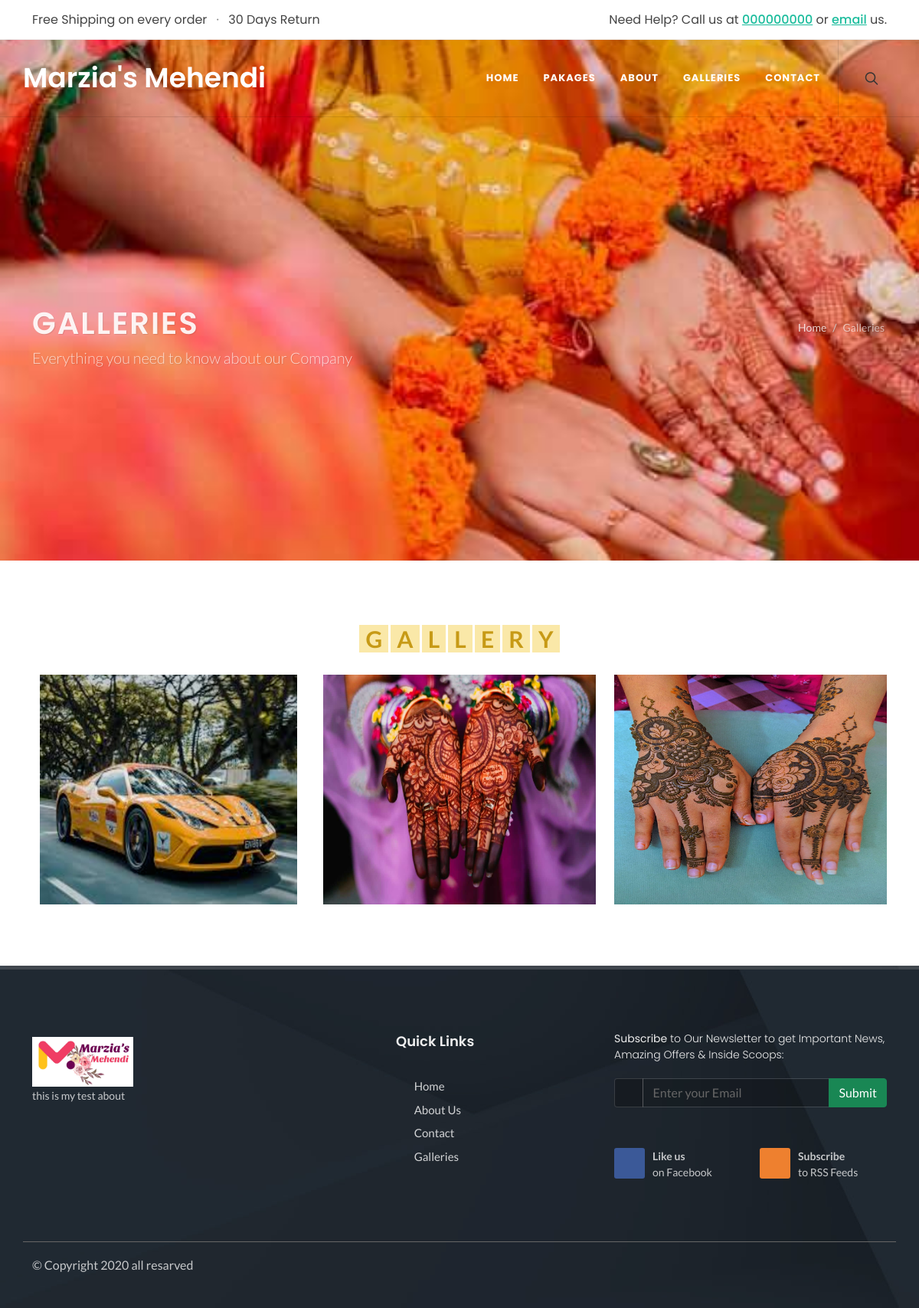
The page /allgallery.php on the database its author committed.
### tables this page shows
CREATE TABLE `default_setting` (
  `id` int(11) NOT NULL,
  `title` varchar(255) DEFAULT NULL,
  `about` longtext DEFAULT NULL,
  `email` varchar(255) DEFAULT NULL,
  `phone` varchar(255) DEFAULT NULL,
  `fb` varchar(255) DEFAULT NULL,
  `twitter` varchar(255) DEFAULT NULL,
  `google` varchar(255) DEFAULT NULL,
  `address` longtext DEFAULT NULL,
  `instagram` varchar(255) DEFAULT NULL,
  `youtube` varchar(255) DEFAULT NULL,
  `linkedin` varchar(255) DEFAULT NULL,
  `logo` varchar(255) DEFAULT NULL,
  `bodybackground` varchar(255) DEFAULT NULL,
  `copyright` varchar(255) DEFAULT NULL,
  `fb_page` varchar(255) DEFAULT NULL
);

CREATE TABLE `gallery` (
  `id` bigint(20) NOT NULL,
  `name` varchar(255) DEFAULT NULL,
  `description` longtext DEFAULT NULL,
  `image` varchar(255) DEFAULT NULL
);

### classes/defaultSettings.php (called while the page is built, shortened)
<?php
$filepath = realpath(dirname(__FILE__));
include_once($filepath . '/../lib/database.php');
?>
<?php
class defaultSettings
{
    private $db;
    public function __construct()
    {
        $this->db = new Database();
    }
    public function showById($id)
    {
        $query = "SELECT * FROM default_setting LIMIT 1";
        $result = $this->db->select($query);
        return $result;
    }
}
?>

### lib/database.php (called while the page is built, shortened)
<?php
class Database
{
  public $host   = DB_HOST;
  public $user   = DB_USER;
  public $pass   = DB_PASS;
  public $dbname = DB_NAME;
  public $link;
  private function connectDB()
  {
    $this->link = new mysqli(
      $this->host,
      $this->user,
      $this->pass,
      $this->dbname
    );
  }
  public function select($query)
  {
    $result = $this->link->query($query) or
      die($this->link->error . __LINE__);
    if ($result->num_rows > 0) {
      return $result;
    } else {
      return false;
    }
  }
}

### classes/Galleries.php (called while the page is built, shortened)
<?php
$filepath = realpath(dirname(__FILE__));
include_once($filepath . '/../lib/database.php');
?>
<?php
class Galleries
{
    private $db;
    public function __construct()
    {
        $this->db = new Database();
    }
    public function show()
    {
        $query = "SELECT * FROM gallery order by id DESC";
        $result = $this->db->select($query);
        return $result;
    }
}
?>

### allgallery.php (the view, shortened to what this page needs)
<?php include "inc/header.php"; ?>
<section id="page-title" class="page-title-parallax page-title-dark include-header" style="padding: 250px 0; background-image: url('assets/images/d1.jpg'); background-size: cover; background-position: center center;" data-bottom-top="background-position:0px 400px;" data-top-bottom="background-position:0px -500px;">
    <div class="container clearfix">
        <h1>Galleries</h1>
        <span>Everything you need to know about our Company</span>
        <ol class="breadcrumb">
            <li class="breadcrumb-item"><a href="index.php">Home</a></li>
            <li class="breadcrumb-item active" aria-current="page">Galleries</li>
        </ol>
    </div>
</section>
<section id="content">
    <div class="content-wrap">
        <div class="container clearfix">
            <div class="row">
                <div class="col-12 text-center">
                    <div class="section_heading--area mb-4">
                        <span>G</span>
                        <span>A</span>
                        <span>L</span>
                        <span>L</span>
                        <span>E</span>
                        <span>R</span>
                        <span>Y</span>
                    </div>
                </div>
            </div>
            <div class="row">
                <?php
                $getdata = $gallery_class->show();
                if ($getdata) {
                    while ($result = $getdata->fetch_assoc()) {
                ?>
                        <div class="gallery_wrapper product col-lg-4 col-md-4 col-sm-6 col-12">
                            <div class="grid-inner">
                                <div class="product-image">
                                    <a href="demo-furniture-single.html"><img height="300px" class="" src="Admin/<?= $result['image']; ?>"></a>
                                </div>
                            </div>
                        </div>
                <?php }
                } ?>
            </div>
        </div>
    </div>
</section>
<?php include "inc/footer.php"; ?>

### inc/header.php (shortened to what this page needs)
<?php
include 'lib/database.php';
$gallery_class = new Galleries();
$setting = new defaultSettings();
$data = $setting->showById(null);
$default_settings_items = $data->fetch_assoc();
?>
<!DOCTYPE html>
<html lang="en">
<head>
    <!DOCTYPE html>
    <html dir="ltr" lang="en-US">
    <head>
        <link rel="stylesheet" href="assets/css/bootstrap.css" type="text/css" />
        <link rel="stylesheet" href="assets/style.css" type="text/css" />
        <link rel="stylesheet" href="assets/css/swiper.css" type="text/css" />
        <link rel="stylesheet" href="assets/css/dark.css" type="text/css" />
        <link rel="stylesheet" href="assets/css/font-icons.css" type="text/css" />
        <link rel="stylesheet" href="assets/css/animate.css" type="text/css" />
        <link rel="stylesheet" href="assets/css/magnific-popup.css" type="text/css" />
        <link rel="stylesheet" href="assets/my.css" type="text/css" />
        <link rel="stylesheet" href="assets/css/custom.css" type="text/css" />
    </head>
<body class="stretched">
    <div id="wrapper" class="clearfix">
        <div id="top-bar" class="py-3 text-center bg-color-light">
            <div class="container clearfix">
                <div class="d-md-flex justify-content-md-between align-items-md-center">
                    <h4 class="mb-2 mb-md-0 h6 fw-normal">Free Shipping on every order <span class="mx-2 text-black-50">&middot;</span> 30 Days Return</h4>
                    <h4 class="mb-0 h6 fw-normal">Need Help? Call us at <a class="color" href="tel:<?= $default_settings_items['phone'] ?>"><u class="fw-medium"><?= $default_settings_items['phone'] ?></u></a> or <a class="color" href="mailto:<?= $default_settings_items['email'] ?>"><u class="fw-medium">email</u></a> us.</h4>
                </div>
            </div>
        </div>
        <header id="header" class="full-header transparent-header" data-sticky-class="not-dark">
            <div id="header-wrap">
                <div class="container">
                    <div class="header-row">
                        <div id="logo">
                            <a href="index.php">
                                <h1 style="margin: 0;" class="logo_area--text"><?= $default_settings_items['title'] ?></h1>
                            </a>
                        </div>
                        <div class="header-misc">
                            <div id="top-search" class="header-misc-icon">
                                <a href="#" id="top-search-trigger"><i class="icon-line-search"></i><i class="icon-line-cross"></i></a>
                            </div>
                        </div>
                        <nav class="primary-menu">
                            <ul class="menu-container">
                                <li class="menu-item">
                                    <a class="menu-link" href="index.php">
                                        <div>Home</div>
                                    </a>
                                </li>
                                <li class="menu-item">
                                    <a class="menu-link" href="pakages.php">
                                        <div>Pakages</div>
                                    </a>
                                </li>
                                <li class="menu-item">
                                    <a class="menu-link" href="about.php">
                                        <div>About</div>
                                    </a>
                                </li>
                                <li class="menu-item">
                                    <a class="menu-link" href="gallerie.php">
                                        <div>Galleries</div>
                                    </a>
                                </li>
                                <li class="menu-item">
                                    <a class="menu-link" href="contact.php">
                                        <div>Contact</div>
                                    </a>
                                </li>
                            </ul>
                        </nav>
                    </div>
                </div>
            </div>
            <div class="header-wrap-clone"></div>
        </header>

### inc/footer.php (shortened to what this page needs)
<footer id="footer" class="dark" style="background: url('assets/images/footer-bg.jpg') repeat; background-size: cover;" data-scrollto-settings="{&quot;offset&quot;:140,&quot;speed&quot;:1250,&quot;easing&quot;:&quot;easeOutQuad&quot;}">
    <div class="container">
        <div class="footer-widgets-wrap">
            <div class="row col-mb-50">
                <div class="col-md-8">
                    <div class="widget clearfix">
                        <div class="row col-mb-30">
                            <div class="col-6 col-lg-6 widget_links">
                                <img class="" src="<?= $default_settings_items['logo'] ?>" alt="Image" style="margin-top: 8px; padding-right: 18px;" width="150px">
                                <p class="about_conternt-text"><?= $default_settings_items['about'] ?></p>
                            </div>
                            <div class="col-6 col-lg-6 widget_links">
                                <div class="row">
                                    <div class="col-6 m-auto">
                                        <h4>Quick Links</h4>
                                        <ul>
                                            <li><a href="index.php">Home</a></li>
                                            <li><a href="about.php">About Us</a></li>
                                            <li><a href="contact.php">Contact</a></li>
                                            <li><a href="gallerie.php">Galleries</a></li>
                                        </ul>
                                    </div>
                                </div>
                            </div>
                        </div>
                    </div>
                </div>
                <div class="col-md-4">
                    <div class="widget subscribe-widget clearfix">
                        <h5><strong>Subscribe</strong> to Our Newsletter to get Important News, Amazing Offers &amp; Inside Scoops:</h5>
                        <form action="" method="post" class="mb-0">
                            <div class="input-group mx-auto">
                                <div class="input-group-text"><i class="icon-email2"></i></div>
                                <input type="email" name="email" class="form-control" placeholder="Enter your Email">
                                <input class="btn btn-success" type="submit" />
                            </div>
                        </form>
                    </div>
                    <div class="widget">
                        <div class="row col-mb-30">
                            <div class="col-sm-6 col-md-12 col-lg-6 clearfix">
                                <a href="<?= $default_settings_items['fb_page'] ?>" class="social-icon si-dark si-colored si-facebook mb-0" style="margin-right: 10px;">
                                    <i class="icon-facebook"></i>
                                    <i class="icon-facebook"></i>
                                </a>
                                <a href="<?= $default_settings_items['fb_page'] ?>"><small style="display: block; margin-top: 3px;"><strong>Like us</strong><br>on Facebook</small></a>
                            </div>
                            <div class="col-sm-6 col-md-12 col-lg-6 clearfix">
                                <a href="#" class="social-icon si-dark si-colored si-rss mb-0" style="margin-right: 10px;">
                                    <i class="icon-rss"></i>
                                    <i class="icon-rss"></i>
                                </a>
                                <a href="#"><small style="display: block; margin-top: 3px;"><strong>Subscribe</strong><br>to RSS Feeds</small></a>
                            </div>
                        </div>
                    </div>
                </div>
            </div>
        </div>
    </div>
    <div class="container copyright_container-area">
        <div class="row justify-content-between col-mb-30">
            <div class="col-12 col-lg-auto text-center text-lg-start">
                <?= $default_settings_items['copyright'] ?>
            </div>
            <div class="col-12 col-lg-auto text-center text-lg-end">
                <a href="<?= $default_settings_items['fb'] ?>" class="social-icon inline-block si-small si-borderless mb-0 si-facebook">
                    <i class="icon-facebook"></i>
                    <i class="icon-facebook"></i>
                </a>
                <a href="<?= $default_settings_items['twitter'] ?>" class="social-icon inline-block si-small si-borderless mb-0 si-twitter">
                    <i class="icon-twitter"></i>
                    <i class="icon-twitter"></i>
                </a>
                <a href="<?= $default_settings_items['google'] ?>" class="social-icon inline-block si-small si-borderless mb-0 si-gplus">
                    <i class="icon-gplus"></i>
                    <i class="icon-gplus"></i>
                </a>
                <a href="<?= $default_settings_items['linkedin'] ?>" class="social-icon inline-block si-small si-borderless mb-0 si-linkedin">
                    <i class="icon-linkedin"></i>
                    <i class="icon-linkedin"></i>
                </a>
            </div>
        </div>
    </div>
</footer>
</div>
</body>
</html>

### assets/css/dark.css (style rules this page uses)
.dark, .dark h1, .dark h2, .dark h3, .dark h4, .dark h5, .dark h6 { color: #EEE; }
.dark .social-icon { color: #EEE; border-color: #AAA; }
.dark .si-dark { background-color: rgba(0,0,0,0.2); color: #FFF !important; border-color: transparent; }
.dark #footer, #footer.dark { color: rgba(255,255,255,0.75); background-color: #282828; border-top-color: rgba(255,255,255,0.15); }
.dark .footer-widgets-wrap a { color: rgba(255,255,255,0.75); }
.dark #footer .social-icon.si-borderless, #footer.dark .social-icon.si-borderless { color: rgba(255,255,255,0.5) !important; }
.dark .widget_nav_menu li a, .dark .widget_links li a, .dark .widget_meta li a, .dark .widget_archive li a, .dark .widget_recent_entries li a, .dark .widget_categories li a, .dark .widget_pages li a, .dark .widget_rss li a, .dark .widget_recent_comments li a { color: rgba(255,255,255,0.8); }
.dark .form-control:not(.not-dark), .dark .sm-form-control:not(.not-dark), .dark .form-select:not(.not-dark) { color: #999; background-color: rgba(0,0,0,0.2); border-color: rgba(255,255,255,0.15); }
.dark .input-group-text { color: #999; background-color: rgba(0,0,0,0.25); border-color: rgba(255,255,255,0.15); }

### assets/css/custom.css (style rules this page uses)
.section_heading--area span { font-size: 30px; font-weight: bold; text-transform: uppercase; background: #f1bd0057; padding: 0px 8px; color: #c79a16; }
.menu-link, .logo_area--text { color: #fff; }

### inc/footer.php (style rules this page uses)
.copyright_container-area { border-top: 1px solid #666; padding-top: 18px }
.about_conternt-text { font-size: 14px; text-align: justify; }

### rows shown on the page
default_setting: phone "000000000", title "Marzia's Mehendi", logo (picture), about "this is my test about", copyright "© Copyright 2020 all resarved"
gallery: image (picture)
gallery: image (picture)
gallery: image (picture)
